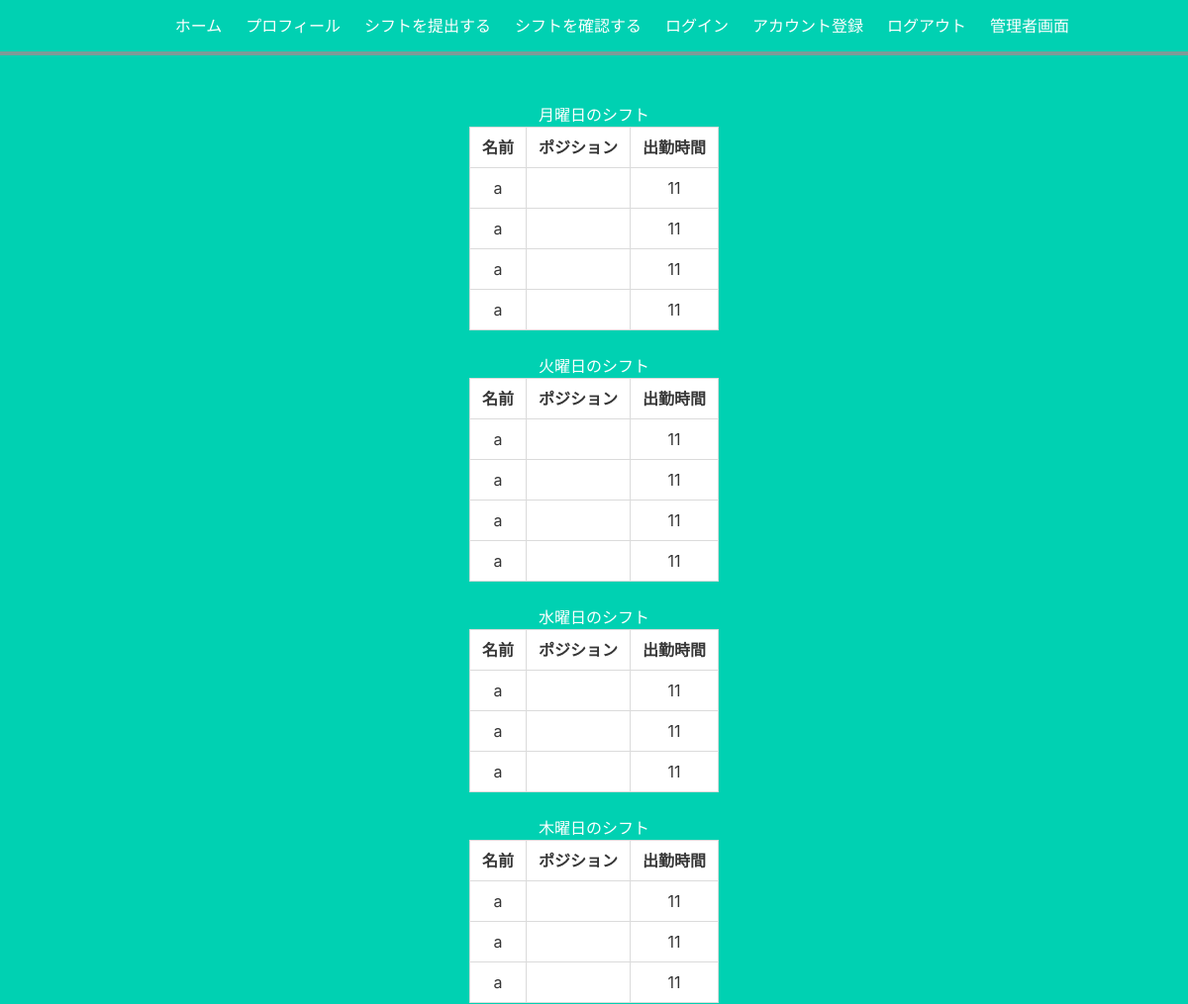
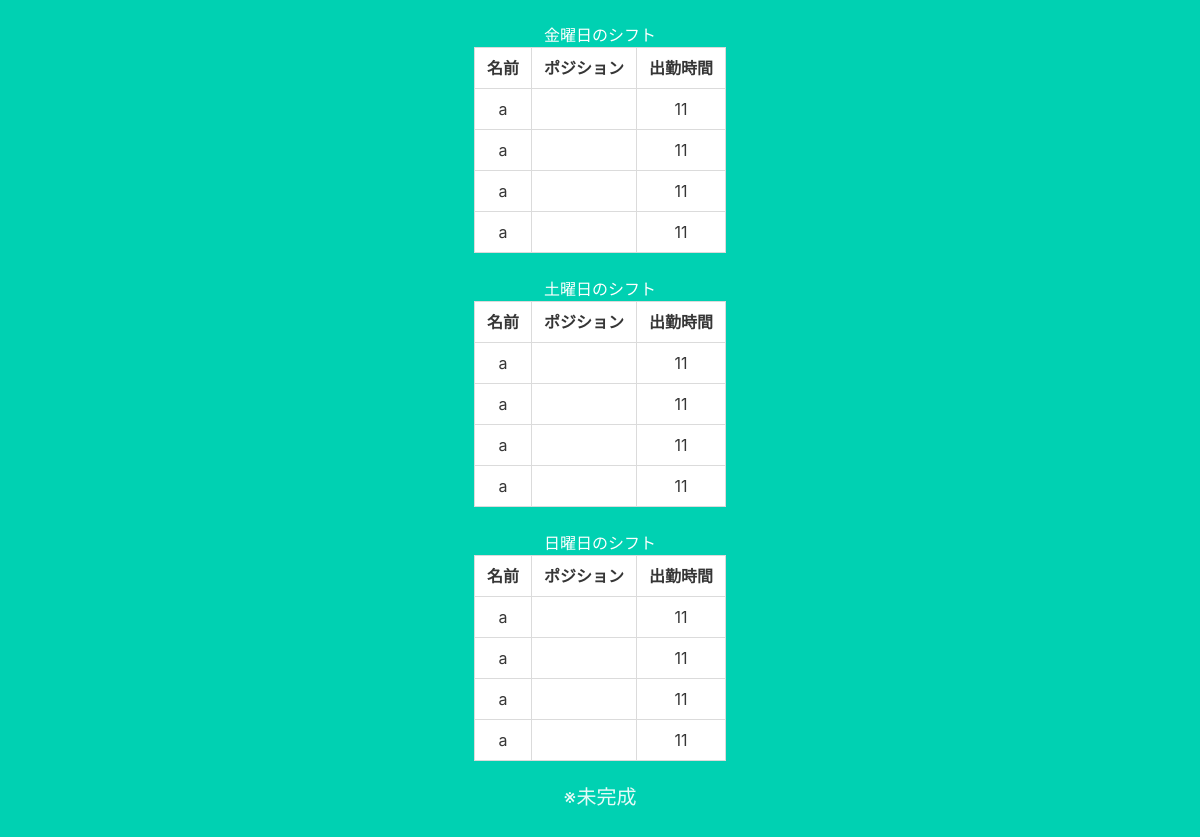
Page /shift (signed in) on the committed database (2 pictures, top to bottom).
### project/models.py (models this page shows)
class FinalShift(db.Model):
    id = db.Column(db.Integer, primary_key=True)
    dayofweek = db.Column(db.Integer)
    name = db.Column(db.String(1000))
    begin = db.Column(db.String(8))
    position = db.Column(db.String(10))

### project/main.py (the view)
@main.route('/shift', methods=['GET'])
@login_required
def shift():
    data = []
    for i in range(7):
        shifts = db.session.query(FinalShift).filter(FinalShift.dayofweek == i, FinalShift.begin != 'x').all()
        shifts_data = []
        for shift in shifts:
            shift_data = {
                'id': shift.id,
                'dayofweek': shift.dayofweek,
                'name': shift.name,
                'begin': shift.begin,
            }
            shifts_data.append(shift_data)
        data.append(shifts_data)
    return render_template(
        "shift.html",
        data = data,
        week = list('月火水木金土日'),
    )

### project/__init__.py (called while the page is built)
def create_app():
    load_dotenv()
    app = Flask(__name__)
    app.config['SECRET_KEY'] = os.getenv('SECRET_KEY')
    app.config['SQLALCHEMY_DATABASE_URI'] = 'sqlite:///db.sqlite'
    db.init_app(app)
    from .auth import auth as auth_blueprint
    app.register_blueprint(auth_blueprint)
    from .main import main as main_blueprint
    app.register_blueprint(main_blueprint)
    from .admin import admin as admin_blueprint
    app.register_blueprint(admin_blueprint)
    login_manager = LoginManager()
    login_manager.login_view = 'auth.login'
    login_manager.init_app(app)
    from .models import User
    @login_manager.user_loader
    def load_user(user_id):
        return User.query.get(int(user_id))
    return app

### project/templates/shift.html (shortened to what this page needs)
{% extends "base.html" %}
{% block content %}
{% for i in range(7) %}
  <h2>{{ week[i] }}曜日のシフト</h2>
  <div class="columns is-centered column is-narrow">
    <table class="table is-bordered is-center">
        <tr class="">
          <th>名前</th>
          <th>ポジション</th>
          <th>出勤時間</th>
        </tr>
        {% for j in range(data[i]|length) %}
          <tr>
            <td>{{ data[i][j]['name'] }}</td>
            <td>{{ data[i][j]['position'] }}</td>
            <td>{{ data[i][j]['begin'] }}</td>
          </tr>
        {% endfor %}
      </table>
  </div>
{% endfor %}
{% endblock %}

### rows in the picture
FinalShift: begin "11"
FinalShift: begin "11"
FinalShift: begin "11"
FinalShift: begin "11"
FinalShift: begin "11"
FinalShift: begin "11"
FinalShift: begin "11"
FinalShift: begin "11"
FinalShift: begin "11"
FinalShift: begin "11"
FinalShift: begin "11"
FinalShift: begin "11"
FinalShift: begin "11"
FinalShift: begin "11"
FinalShift: begin "11"
FinalShift: begin "11"
FinalShift: begin "11"
FinalShift: begin "11"
FinalShift: begin "11"
FinalShift: begin "11"
FinalShift: begin "11"
FinalShift: begin "11"
FinalShift: begin "11"
FinalShift: begin "11"
FinalShift: begin "11"
FinalShift: begin "11"

### other values in the picture
{{ week[i] }} "月" "火" "水" "木" "金" "土" "日"
{{ data[i][j]['name'] }} "a" "a" "a" "a" "a" "a" "a" "a" "a" "a" "a" "a" "a" "a" "a" "a" "a" "a" "a" "a" "a" "a" "a" "a" "a" "a"
